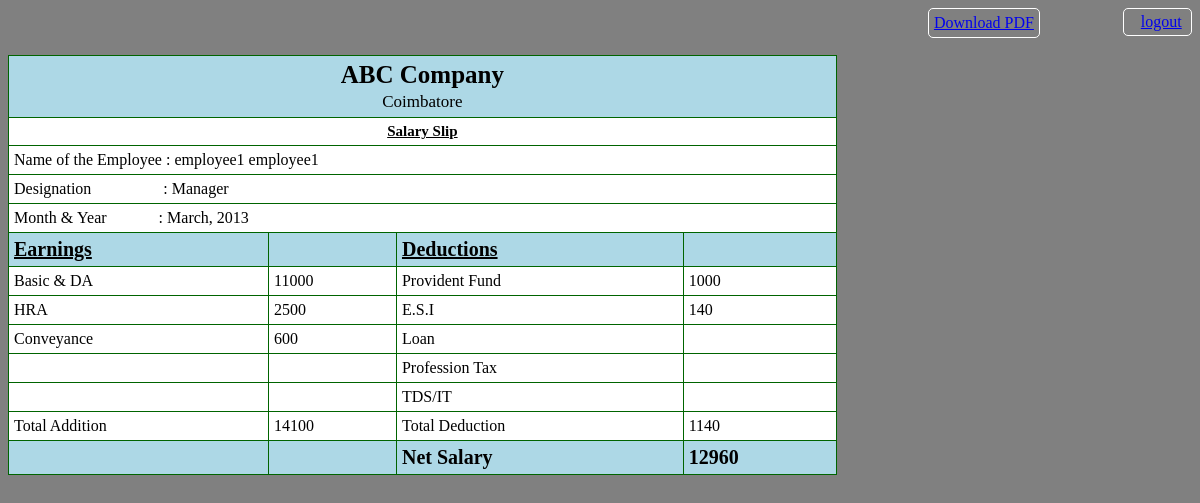
The page /views/scripts/payslip.php (signed in) on the database its author committed.
### tables this page shows
CREATE TABLE IF NOT EXISTS `employee` (
  `id` int(4) NOT NULL AUTO_INCREMENT COMMENT 'unique id',
  `company_id` int(2) NOT NULL COMMENT 'company unique id',
  `first_name` varchar(70) NOT NULL COMMENT 'first name',
  `last_name` varchar(70) NOT NULL COMMENT 'last name',
  `address` varchar(300) NOT NULL COMMENT 'employee''s address',
  `email` varchar(100) NOT NULL COMMENT 'employee''s email id ',
  `password` varchar(200) NOT NULL COMMENT 'login password',
  `designation_id` int(2) NOT NULL COMMENT 'designation id',
  `is_deleted` tinyint(1) NOT NULL DEFAULT '0' COMMENT 'flag for whether employee is deleted or not',
  `created_at` datetime NOT NULL COMMENT 'created date',
  `modified_at` timestamp NOT NULL DEFAULT CURRENT_TIMESTAMP ON UPDATE CURRENT_TIMESTAMP COMMENT 'modified date',
  PRIMARY KEY (`id`,`designation_id`),
  KEY `designation_id` (`designation_id`)
);

CREATE TABLE IF NOT EXISTS `company` (
  `id` int(2) NOT NULL AUTO_INCREMENT COMMENT 'company unique id',
  `name` varchar(200) NOT NULL COMMENT 'company name',
  `address` varchar(300) NOT NULL COMMENT 'company address',
  `landline` int(11) NOT NULL COMMENT 'company landline number',
  `mobile` int(10) NOT NULL COMMENT 'company mobile number',
  `is_deleted` tinyint(1) NOT NULL DEFAULT '0' COMMENT 'flag for whether the company is deleted or not',
  `created_at` datetime NOT NULL COMMENT 'created time',
  `modified_at` timestamp NOT NULL DEFAULT CURRENT_TIMESTAMP ON UPDATE CURRENT_TIMESTAMP COMMENT 'modified time',
  PRIMARY KEY (`id`)
);

CREATE TABLE IF NOT EXISTS `designation` (
  `id` int(2) NOT NULL AUTO_INCREMENT COMMENT 'designation unique id',
  `company_id` int(2) NOT NULL COMMENT 'company unique id',
  `name` varchar(100) NOT NULL COMMENT 'designation name',
  `basic_pay` int(11) NOT NULL COMMENT 'basic pay for respective designation',
  `hra` int(11) NOT NULL COMMENT 'house rent allowance',
  `conveyance` int(11) NOT NULL COMMENT 'conveyance',
  `is_deleted` tinyint(1) NOT NULL DEFAULT '0' COMMENT 'flag for whether designation is deleted or not',
  `created_at` datetime NOT NULL COMMENT 'created time',
  `modified_at` timestamp NOT NULL DEFAULT CURRENT_TIMESTAMP ON UPDATE CURRENT_TIMESTAMP COMMENT 'modified time',
  PRIMARY KEY (`id`)
);

### models/Db.php (called while the page is built)
<?php
class Db{
	public function getConnection(){
		$con = mysqli_connect("localhost","root","","payslip");
		if (mysqli_connect_errno($con)){
  			echo "Failed to connect to MySQL: " . mysqli_connect_error();
  		}
  		else{
  			return $con;
  		}
	}
}

### models/Payslip.php (called while the page is built, shortened)
<?php
require 'Db.php';
class Payslip extends Db{
	private $_con;
	public function __construct(){
		$this->_con = $this->getConnection();
	}
	public function getPayslipDetailsByEmail($email){
		$this->_query = "SELECT * FROM employee as e, salary as s, designation d, company c where e.email = '" . $email . "' and e.id = s.employee_id and s.designation_id = d.id and s.company_id = c.id";
		$result = mysqli_query($this->_con, $this->_query);
		if($item = mysqli_fetch_row($result)){
			return $item;
		}
	}
}

### models/fpdf.php (called while the page is built, shortened)
<?php
class FPDF
{
var $k;
var $DefOrientation;
var $StdPageSizes;
var $DefPageSize;
var $LineWidth;
var $CoreFonts;
var $fonts;
var $FontFamily;
var $DrawColor;
var $FillColor;
var $TextColor;
var $ColorFlag;
function FPDF($orientation='P', $unit='mm', $size='A4')
{
	$this->page = 0;
	$this->state = 0;
	$this->fonts = array();
	$this->FontFamily = '';
	$this->FontStyle = '';
	$this->FontSizePt = 12;
	$this->underline = false;
	$this->DrawColor = '0 G';
	$this->FillColor = '0 g';
	$this->TextColor = '0 g';
	$this->ColorFlag = false;
	$this->CoreFonts = array('courier', 'helvetica', 'times', 'symbol', 'zapfdingbats');
	if($unit=='pt')
		$this->k = 1;
	elseif($unit=='mm')
		$this->k = 72/25.4;
	elseif($unit=='cm')
		$this->k = 72/2.54;
	elseif($unit=='in')
		$this->k = 72;
	else
		$this->Error('Incorrect unit: '.$unit);
	$this->StdPageSizes = array('a3'=>array(841.89,1190.55), 'a4'=>array(595.28,841.89), 'a5'=>array(420.94,595.28),
		'letter'=>array(612,792), 'legal'=>array(612,1008));
	$size = $this->_getpagesize($size);
	$this->DefPageSize = $size;
	$this->CurPageSize = $size;
	$orientation = strtolower($orientation);
	if($orientation=='p' || $orientation=='portrait')
	{
		$this->DefOrientation = 'P';
		$this->w = $size[0];
		$this->h = $size[1];
	}
	elseif($orientation=='l' || $orientation=='landscape')
	{
		$this->DefOrientation = 'L';
		$this->w = $size[1];
		$this->h = $size[0];
	}
	else
		$this->Error('Incorrect orientation: '.$orientation);
	$this->CurOrientation = $this->DefOrientation;
	$margin = 28.35/$this->k;
	$this->LineWidth = .567/$this->k;
}
function SetMargins($left, $top, $right=null)
{
	$this->lMargin = $left;
	$this->tMargin = $top;
	if($right===null)
		$right = $left;
}
function AddPage($orientation='', $size='')
{
	$family = $this->FontFamily;
	$lw = $this->LineWidth;
	$dc = $this->DrawColor;
	$fc = $this->FillColor;
	$tc = $this->TextColor;
	$cf = $this->ColorFlag;
	$this->LineWidth = $lw;
	$this->DrawColor = $dc;
	$this->FillColor = $fc;
	$this->TextColor = $tc;
	$this->ColorFlag = $cf;
	$this->TextColor = $tc;
	$this->ColorFlag = $cf;
}
function SetDrawColor($r, $g=null, $b=null)
{
	if(($r==0 && $g==0 && $b==0) || $g===null)
		$this->DrawColor = sprintf('%.3F G',$r/255);
	else
		$this->DrawColor = sprintf('%.3F %.3F %.3F RG',$r/255,$g/255,$b/255);
}
function SetFillColor($r, $g=null, $b=null)
{
	if(($r==0 && $g==0 && $b==0) || $g===null)
		$this->FillColor = sprintf('%.3F g',$r/255);
	else
		$this->FillColor = sprintf('%.3F %.3F %.3F rg',$r/255,$g/255,$b/255);
	$this->ColorFlag = ($this->FillColor!=$this->TextColor);
}
function SetTextColor($r, $g=null, $b=null)
{
	if(($r==0 && $g==0 && $b==0) || $g===null)
		$this->TextColor = sprintf('%.3F g',$r/255);
	else
		$this->TextColor = sprintf('%.3F %.3F %.3F rg',$r/255,$g/255,$b/255);
	$this->ColorFlag = ($this->FillColor!=$this->TextColor);
}
function SetLineWidth($width)
{
	$this->LineWidth = $width;
}
function AddFont($family, $style='', $file='')
{
	$family = strtolower($family);
	if($file=='')
		$file = str_replace(' ','',$family).strtolower($style).'.php';
	$style = strtoupper($style);
	$fontkey = $family.$style;
	$info = $this->_loadfont($file);
	$info['i'] = count($this->fonts)+1;
	$this->fonts[$fontkey] = $info;
}
function SetFont($family, $style='', $size=0)
{
	if($family=='')
		$family = $this->FontFamily;
	else
		$family = strtolower($family);
	$style = strtoupper($style);
	if(strpos($style,'U')!==false)
	{
		$style = str_replace('U','',$style);
	}
	else
		$this->underline = false;
	$fontkey = $family.$style;
	if(!isset($this->fonts[$fontkey]))
	{
		if($family=='arial')
			$family = 'helvetica';
		if(in_array($family,$this->CoreFonts))
		{
			$fontkey = $family.$style;
		}
		else
			$this->Error('Undefined font: '.$family.' '.$style);
	}
	$this->FontFamily = $family;
	$this->CurrentFont = &$this->fonts[$fontkey];
}
function _getpagesize($size)
{
	if(is_string($size))
	{
		$size = strtolower($size);
		$a = $this->StdPageSizes[$size];
		return array($a[0]/$this->k, $a[1]/$this->k);
	}
	else
	{
		if($size[0]>$size[1])
			return array($size[1], $size[0]);
		else
			return $size;
	}
}
function _beginpage($orientation, $size)
{
	$this->state = 2;
	$this->FontFamily = '';
	if($orientation=='')
		$orientation = $this->DefOrientation;
	else
		$orientation = strtoupper($orientation[0]);
	if($size=='')
		$size = $this->DefPageSize;
	else
		$size = $this->_getpagesize($size);
}
function _loadfont($font)
{
	$a = get_defined_vars();
	return $a;
}
}
?>

### views/scripts/payslip.php (the view, shortened to what this page needs)
<?php
if(isset($_GET['dload'])){
	$dload = 1;
}
else{
	$dload = 0;
}
?>
<html>
<head>
<link rel="stylesheet" href="../css/style.css" type="text/css">
</head>
<body bgcolor="grey">
	<div class="logout_outer">
		<a href="logout.php" style="margin-left: 13px;">logout</a>
	</div>
	<?php
	include '../../models/Payslip.php';
	$create_pdf = new Pdf();
	$payslip = new Payslip();
	$payslip_details = $payslip->getPayslipDetailsByEmail($_SESSION['email']);
	$data = $create_pdf->createTable($payslip_details, $_SESSION['email'], $dload);
	?>
	<table class="center payslip_outer">
		<tr class="bck_color">
			<td style="font-size: 25px;" colspan="4" class="bold text_center"><?php echo $payslip_details[30] . "<br><div style='margin-top:3px;font-weight:normal;font-size:17px;'>" . $payslip_details[31] ."</div>";?>
			</td>
		</tr>
		<tr>
			<td style="font-size: 15px;" colspan="4"
				class="bold uline text_center">Salary Slip</td>
		</tr>
		<tr>
			<td colspan="4">Name of the Employee&nbsp;:&nbsp;<?php echo $payslip_details[2] . " " . $payslip_details[3];?>
			</td>
		</tr>
		<tr>
			<td colspan="4">Designation&emsp;&emsp;&emsp;&nbsp;&nbsp;&nbsp;&nbsp;&nbsp;&nbsp;:&nbsp;<?php echo $payslip_details[22];?>
			</td>
		</tr>
		<tr>
			<td colspan="4">Month&nbsp;&amp;&nbsp;Year&emsp;&emsp;&emsp;&nbsp;:&nbsp;<?php echo $data[6] . ", " . $data[7];?>
			</td>
		</tr>
		<tr class="bck_color">
			<td style="font-size: 20px;" class="bold uline">Earnings</td>
			<td></td>
			<td style="font-size: 20px;" class="bold uline">Deductions</td>
			<td></td>
		</tr>
		<tr>
			<td>Basic&nbsp;&amp;&nbsp;DA</td>
			<td><?php echo $data[0];?></td>
			<td>Provident Fund</td>
			<td><?php echo $data[1];?></td>
		</tr>
		<tr>
			<td>HRA</td>
			<td><?php echo $payslip_details[24];?></td>
			<td>E.S.I</td>
			<td><?php echo $data[2];?></td>
		</tr>
		<tr>
			<td>Conveyance</td>
			<td><?php echo $payslip_details[25];?></td>
			<td>Loan</td>
			<td></td>
		</tr>
		<tr>
			<td></td>
			<td></td>
			<td>Profession Tax</td>
			<td></td>
		</tr>
		<tr>
			<td></td>
			<td></td>
			<td>TDS/IT</td>
			<td></td>
		</tr>
		<tr>
			<td>Total Addition</td>
			<td><?php echo $data[3];?></td>
			<td>Total Deduction</td>
			<td><?php echo $data[4];?></td>
		</tr>
		<tr class="bck_color"">
			<td></td>
			<td></td>
			<td style="font-size: 20px;" class="bold">Net Salary</td>
			<td style="font-size: 20px;" class="bold"><?php echo $data[5];?></td>
		</tr>
	</table>
	<div class="pdf"><a href="payslip.php?dload=1zy34d">Download PDF</a></div>
</body>
</html>

### views/css/style.css (style rules this page uses)
td { padding: 5px; }
.center { margin: 4% auto; }
.payslip_outer { background-color: white; float : left; border-collapse: collapse; width: 70%; float: left; }
.bold { font-weight: bold; }
.uline { text-decoration: underline; }
.text_center { text-align: center; }
.logout_outer { border-radius: 5px; border: 1px solid white; padding: 4px; width: 5%; float: right; }
.bck_color { background-color: lightblue; }
.pdf { margin-right: 7%; float: right; border: 1px solid white; padding: 5px; border-radius: 5px; cursor: pointer; }

### views/scripts/payslip.php (style rules this page uses)
tr,td { border: 1px solid darkgreen; }

### rows shown on the page
employee: company.name "ABC Company", company.address "Coimbatore", first_name "employee1", last_name "employee1", designation.name "Manager", designation.hra "2500", designation.conveyance "600"

### other values the page prints
$data[6] "March"
$data[7] "2013"
$data[0] "11000"
$data[1] "1000"
$data[2] "140"
$data[3] "14100"
$data[4] "1140"
$data[5] "12960"
